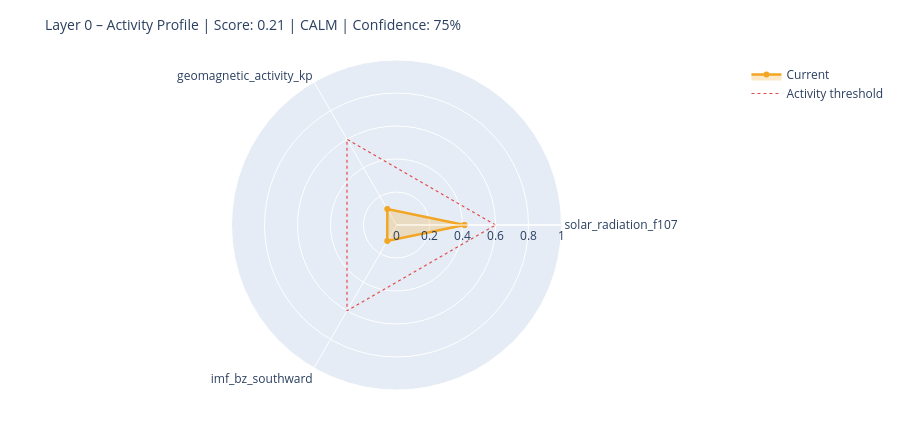

Here is the notebook cell this chart was saved with:
### Markdown cell above
---
## 6. State Assessment & Handoff to Layer 1

### Code cell
# ============================================================
# STEP 1 – Collect raw values with source modes
# Mode: 'primary' | 'fallback_3h' | 'last_valid' | 'missing'
# ============================================================

def safe_last(df, col):
    if df is None or col not in df.columns: return None
    s = df[col].dropna()
    return float(s.iloc[-1]) if not s.empty else None

f107_now = safe_last(df_f107, 'f10.7')
bz_now   = safe_last(df_mag,  'bz_gsm')
kp_now   = safe_last(df_kp,   'kp')
sw_now   = safe_last(df_sw,   'speed')

source_modes = {
    'F10.7':    'primary'  if f107_now is not None else 'missing',
    'Kp':       'primary'  if kp_now   is not None else 'missing',
    'IMF_Bz':   'primary'  if bz_now   is not None else 'missing',
    'SW_speed': 'primary'  if sw_now   is not None else 'missing',
}

# Kp Fallback – 3h endpoint
if kp_now is None:
    try:
        r = requests.get(
            'https://services.swpc.noaa.gov/json/noaa-planetary-k-index.json',
            timeout=10)
        r.raise_for_status()
        fb = pd.DataFrame(r.json())
        tc = next((c for c in fb.columns if 'time' in c.lower()), fb.columns[0])
        kc = next((c for c in fb.columns if 'kp' in c.lower() and c != tc), None)
        if kc:
            fb[kc] = fb[kc].astype(str).str.extract(r'([0-9]+(?:\.[0-9]*)?)')[0]
            fb[kc] = pd.to_numeric(fb[kc], errors='coerce')
            fb = fb[fb[kc] >= 0].dropna(subset=[kc])
            if not fb.empty:
                kp_now = float(fb[kc].iloc[-1])
                source_modes['Kp'] = 'fallback_3h'
                print(f'  Kp fallback (3h): {kp_now:.1f}')
    except Exception as e:
        print(f'  Kp fallback failed: {e}')

# Solar Wind Fallback – last valid value
if sw_now is None and df_sw is not None and 'speed' in df_sw.columns:
    s = df_sw['speed'].dropna()
    if not s.empty:
        sw_now = float(s.iloc[-1])
        source_modes['SW_speed'] = 'last_valid'
        print(f'  SW fallback (last_valid): {sw_now:.0f} km/s')

print()
print('Source modes:', source_modes)

# ============================================================
# STEP 2 – Score from available components only
# ============================================================

def norm(v, lo, hi):
    if v is None: return None
    return max(0.0, min(1.0, (v - lo) / (hi - lo)))

COMPONENTS = {
    'solar_radiation_f107':    (f107_now, norm(f107_now, 60, 250)),
    'geomagnetic_activity_kp': (kp_now,   norm(kp_now,   0,   9)),
    'imf_bz_southward':        (bz_now,   norm(-(bz_now or 0) if bz_now else None, -5, 30)
                                           if bz_now is not None else None),
    'solar_wind_speed':        (sw_now,   norm(sw_now, 300, 800)),
}

available   = {k: v[1] for k, v in COMPONENTS.items() if v[1] is not None}
unavailable = [k for k, v in COMPONENTS.items() if v[1] is None]

layer0_score = round(sum(available.values()) / len(available), 4) if available else None
confidence   = round(len(available) / len(COMPONENTS), 2)

level = ('unknown'  if layer0_score is None
         else 'calm'     if layer0_score < 0.3
         else 'moderate' if layer0_score < 0.6
         else 'active')

# ============================================================
# STEP 3 – Dominant Driver
# ============================================================

def dominant_driver(kp, f107, bz, sw):
    candidates = []
    if kp   is not None and kp   >= 4:   candidates.append(('geomagnetic',    kp / 9))
    if sw   is not None and sw   >= 500:  candidates.append(('solar_wind',     sw / 800))
    if bz   is not None and bz   <= -5:   candidates.append(('imf_southward',  abs(bz) / 30))
    if f107 is not None and f107 >= 150:  candidates.append(('solar_radiation',f107 / 250))
    return max(candidates, key=lambda x: x[1])[0] if candidates else 'none'

driver = dominant_driver(kp_now, f107_now, bz_now, sw_now)

# ============================================================
# STEP 4 – Downstream expectations
# ============================================================

def downstream_expectation(driver, score, kp, bz, f107):
    exp = {
        'magnetosphere':        'calm',
        'ionosphere':           'calm',
        'schumann_resonance':   'unchanged',
        'lithosphere_currents': 'low',
    }
    if driver == 'geomagnetic' or (kp and kp >= 5):
        exp['magnetosphere']        = 'compressed / storm'
        exp['ionosphere']           = 'elevated disturbance (TEC variability)'
        exp['schumann_resonance']   = 'elevated amplitude possible'
        exp['lithosphere_currents'] = 'elevated induction currents'
    elif driver == 'imf_southward' or (bz and bz <= -5):
        exp['magnetosphere']        = 'energy coupling active'
        exp['ionosphere']           = 'elevated electron density possible'
        exp['schumann_resonance']   = 'slight modulation possible'
    elif driver == 'solar_radiation' or (f107 and f107 >= 150):
        exp['ionosphere']           = 'elevated ionization (F-layer)'
        exp['schumann_resonance']   = 'slightly elevated background activity'
    return exp

downstream = downstream_expectation(driver, layer0_score, kp_now, bz_now, f107_now)

# ============================================================
# CONSOLE OUTPUT
# ============================================================

W = 58
print('=' * W)
print('LAYER 0 – STATE ASSESSMENT')
print('=' * W)
for name, (raw_v, score_v) in COMPONENTS.items():
    if score_v is not None:
        bar = '█' * int(score_v * 20) + '░' * (20 - int(score_v * 20))
        print(f'  {name:<35}  {bar}  {score_v:.2f}')
    else:
        print(f'  {name:<35}  {"─" * 20}  n/a')
print('-' * W)
print(f'  Score ({len(available)}/{len(COMPONENTS)} components):  {layer0_score:.3f}')
print(f'  Confidence:         {confidence:.0%}')
print(f'  Level:              {level.upper()}')
print(f'  Dominant Driver:    {driver}')

# Radar chart
cats = list(available.keys())
vals = list(available.values())
if len(cats) >= 3:
    fig = go.Figure()
    fig.add_trace(go.Scatterpolar(
        r=vals + [vals[0]], theta=cats + [cats[0]],
        fill='toself', fillcolor='rgba(242,166,35,0.25)',
        line=dict(color='#F2A623', width=2.5), name='Current'
    ))
    fig.add_trace(go.Scatterpolar(
        r=[0.6] * (len(cats) + 1), theta=cats + [cats[0]],
        line=dict(color='#E24B4A', dash='dot', width=1.2),
        mode='lines', name='Activity threshold'
    ))
    fig.update_layout(
        title=dict(text=f'Layer 0 – Activity Profile | Score: {layer0_score:.2f} | {level.upper()} | Confidence: {confidence:.0%}',
                   font=dict(size=14)),
        polar=dict(radialaxis=dict(visible=True, range=[0, 1])),
        height=430, showlegend=True,
        margin=dict(l=60, r=60, t=60, b=40)
    )
    fig.show()

### Figure 1 — Plotly figure (JSON) as saved in the notebook; plotly's stock layout.template omitted (floating-point values rounded to 4 significant figures)
{"data": [{"fill": "toself", "fillcolor": "rgba(242,166,35,0.25)", "line": {"color": "#F2A623", "width": 2.5}, "name": "Current", "r": [0.4116, 0.1111, 0.112, 0.4116], "theta": ["solar_radiation_f107", "geomagnetic_activity_kp", "imf_bz_southward", "solar_radiation_f107"], "type": "scatterpolar"}, {"line": {"color": "#E24B4A", "dash": "dot", "width": 1.2}, "mode": "lines", "name": "Activity threshold", "r": [0.6, 0.6, 0.6, 0.6], "theta": ["solar_radiation_f107", "geomagnetic_activity_kp", "imf_bz_southward", "solar_radiation_f107"], "type": "scatterpolar"}], "layout": {"height": 430, "margin": {"b": 40, "l": 60, "r": 60, "t": 60}, "polar": {"radialaxis": {"range": [0, 1], "visible": true}}, "showlegend": true, "title": {"font": {"size": 14}, "text": "Layer 0 – Activity Profile | Score: 0.21 | CALM | Confidence: 75%"}}}
